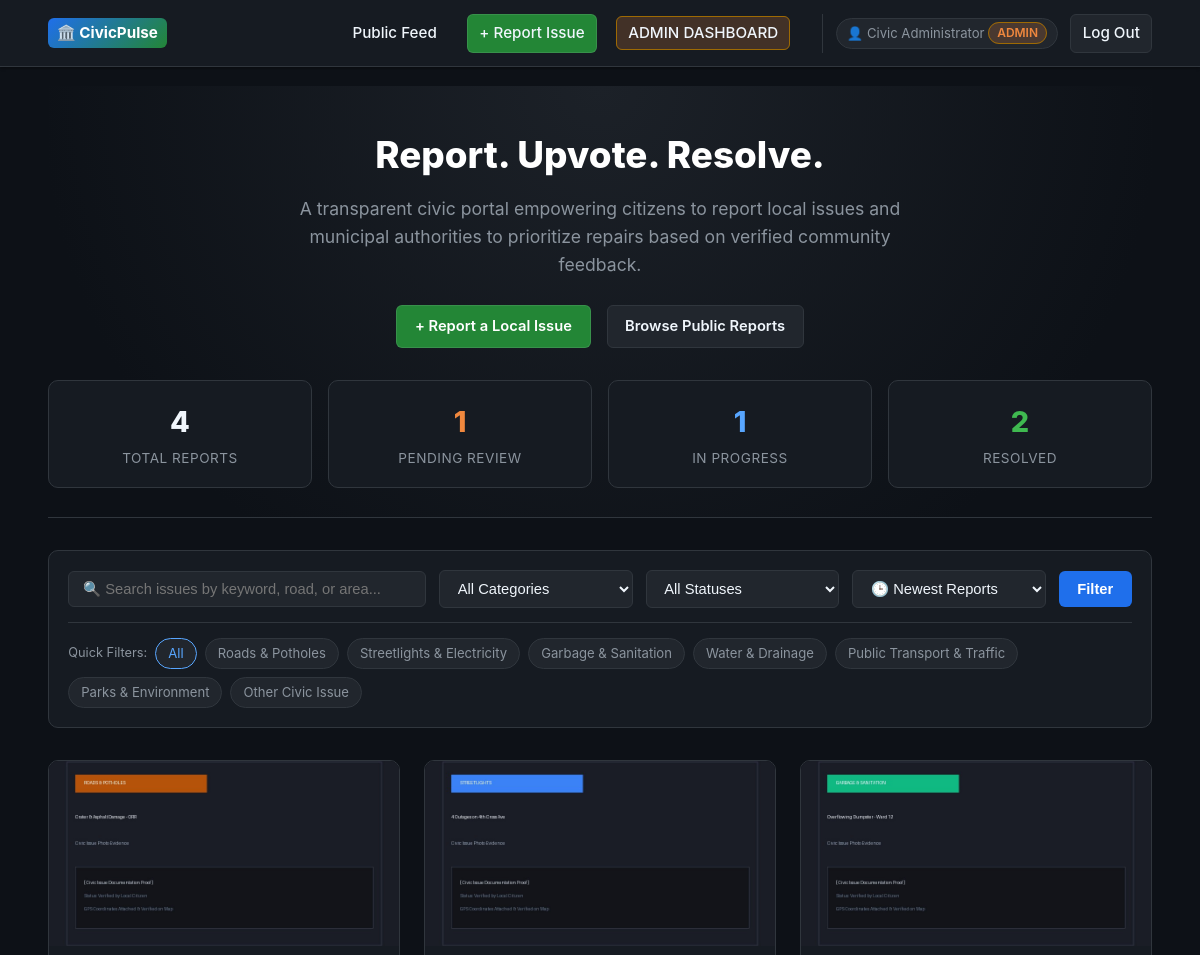
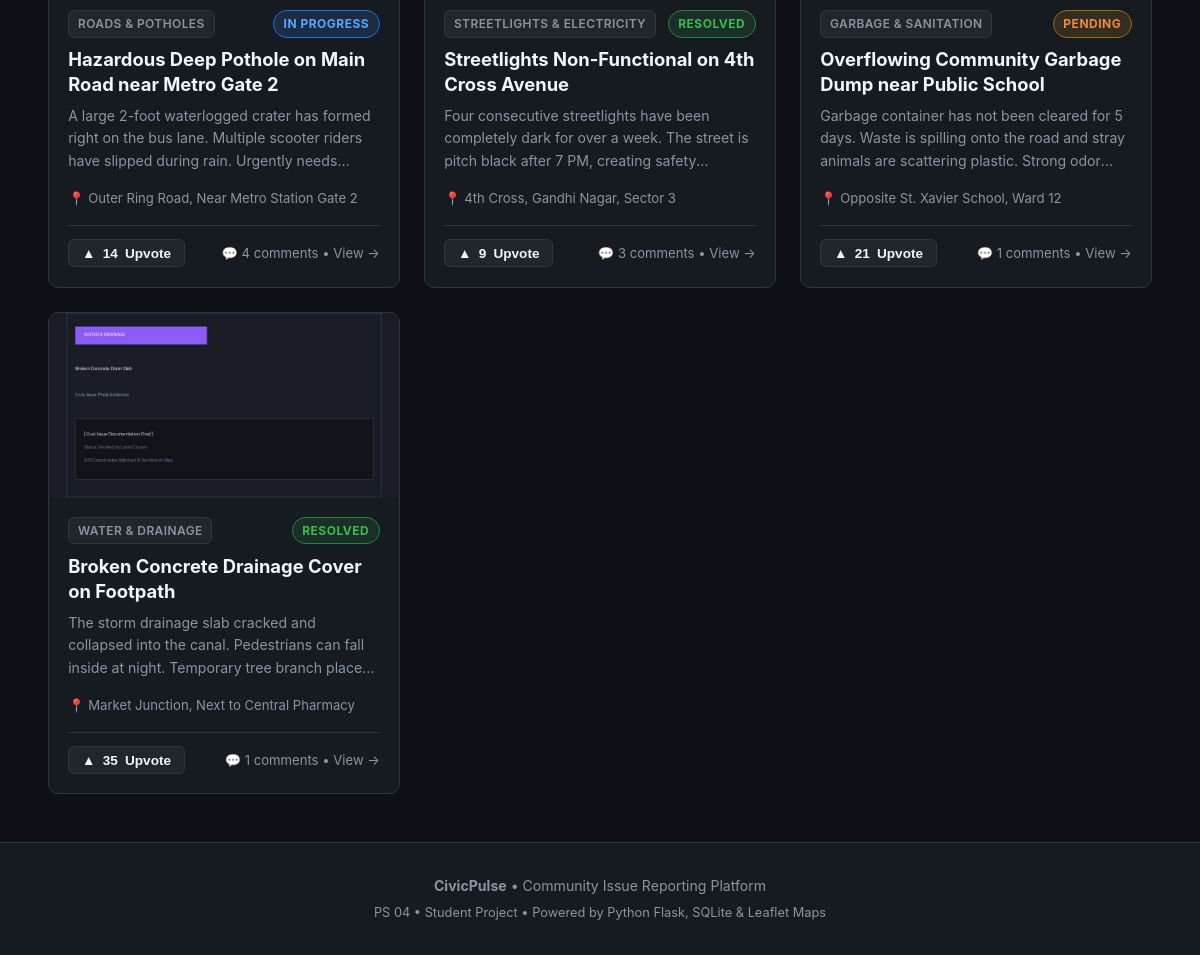
The page / (signed in) on the database its author committed (2 pictures, top to bottom).
### tables this page shows
CREATE TABLE issues (
        id INTEGER PRIMARY KEY AUTOINCREMENT,
        title TEXT NOT NULL,
        description TEXT NOT NULL,
        category TEXT NOT NULL,
        location TEXT NOT NULL,
        latitude REAL,
        longitude REAL,
        image_filename TEXT,
        status TEXT NOT NULL DEFAULT 'Pending', -- 'Pending', 'In Progress', 'Resolved'
        upvotes INTEGER NOT NULL DEFAULT 0,
        user_id INTEGER NOT NULL,
        created_at TIMESTAMP DEFAULT CURRENT_TIMESTAMP,
        FOREIGN KEY (user_id) REFERENCES users (id) ON DELETE CASCADE
    );

### app.py (the view)
@app.route("/")
def index():
    category_filter = request.args.get("category", "").strip()
    sort_by = request.args.get("sort", "recent")  # 'recent' or 'upvotes'
    search_query = request.args.get("q", "").strip()
    status_filter = request.args.get("status", "").strip()
    conn = get_db()
    cursor = conn.cursor()
    query = """
        SELECT issues.*, users.full_name AS reporter_name,
               (SELECT COUNT(*) FROM comments WHERE comments.issue_id = issues.id) AS comment_count
        FROM issues
        JOIN users ON issues.user_id = users.id
        WHERE 1=1
    """
    params = []
    if category_filter:
        query += " AND issues.category = ?"
        params.append(category_filter)
    if status_filter:
        query += " AND issues.status = ?"
        params.append(status_filter)
    if search_query:
        query += " AND (issues.title LIKE ? OR issues.description LIKE ? OR issues.location LIKE ?)"
        like_pattern = f"%{search_query}%"
        params.extend([like_pattern, like_pattern, like_pattern])
    if sort_by == "upvotes":
        query += " ORDER BY issues.upvotes DESC, issues.created_at DESC"
    else:
        query += " ORDER BY issues.created_at DESC"
    cursor.execute(query, params)
    issues = cursor.fetchall()
    cursor.execute("SELECT COUNT(*) FROM issues")
    total_issues = cursor.fetchone()[0]
    cursor.execute("SELECT COUNT(*) FROM issues WHERE status = 'Pending'")
    pending_count = cursor.fetchone()[0]
    cursor.execute("SELECT COUNT(*) FROM issues WHERE status = 'In Progress'")
    in_progress_count = cursor.fetchone()[0]
    cursor.execute("SELECT COUNT(*) FROM issues WHERE status = 'Resolved'")
    resolved_count = cursor.fetchone()[0]
    user_upvoted_ids = set()
    if "user_id" in session:
        cursor.execute("SELECT issue_id FROM upvotes WHERE user_id = ?", (session["user_id"],))
        user_upvoted_ids = {row["issue_id"] for row in cursor.fetchall()}
    conn.close()
    return render_template(
        "index.html",
        issues=issues,
        category_filter=category_filter,
        sort_by=sort_by,
        search_query=search_query,
        status_filter=status_filter,
        total_issues=total_issues,
        pending_count=pending_count,
        in_progress_count=in_progress_count,
        resolved_count=resolved_count,
        user_upvoted_ids=user_upvoted_ids
    )

### app.py (called while the page is built)
@app.context_processor
def inject_globals():
    return {
        "CATEGORIES": CATEGORIES,
        "STATUS_CHOICES": STATUS_CHOICES,
        "is_logged_in": "user_id" in session,
        "current_username": session.get("username"),
        "current_fullname": session.get("full_name"),
        "current_role": session.get("role")
    }

### database.py (called while the page is built)
def get_db():
    conn = sqlite3.connect(DB_NAME)
    conn.row_factory = sqlite3.Row  # Access columns by name like dict: row['title']
    conn.execute("PRAGMA foreign_keys = ON")
    return conn

### templates/index.html (shortened to what this page needs)
{% extends "base.html" %}
{% block content %}
  <section class="hero-section">
    <h1 class="hero-title">Report. Upvote. Resolve.</h1>
    <p class="hero-subtitle">
      A transparent civic portal empowering citizens to report local issues and municipal authorities to prioritize repairs based on verified community feedback.
    </p>
    <div class="hero-actions">
      <a href="{{ url_for('report_issue') }}" class="btn btn-primary">+ Report a Local Issue</a>
      <a href="#feed" class="btn btn-secondary">Browse Public Reports</a>
    </div>
    <div class="stats-grid">
      <div class="stat-card">
        <div class="stat-value">{{ total_issues }}</div>
        <div class="stat-label">Total Reports</div>
      </div>
      <div class="stat-card">
        <div class="stat-value" style="color: var(--status-pending-text);">{{ pending_count }}</div>
        <div class="stat-label">Pending Review</div>
      </div>
      <div class="stat-card">
        <div class="stat-value" style="color: var(--status-progress-text);">{{ in_progress_count }}</div>
        <div class="stat-label">In Progress</div>
      </div>
      <div class="stat-card">
        <div class="stat-value" style="color: var(--status-resolved-text);">{{ resolved_count }}</div>
        <div class="stat-label">Resolved</div>
      </div>
    </div>
  </section>
  <section id="feed" class="feed-controls">
    <form method="GET" action="{{ url_for('index') }}" class="filter-form">
      <input
        type="text"
        name="q"
        class="form-control search-input"
        placeholder="🔍 Search issues by keyword, road, or area..."
        value="{{ search_query }}"
      >
      <select name="category" class="form-control">
        <option value="">All Categories</option>
      </select>
      <select name="status" class="form-control">
        <option value="">All Statuses</option>
      </select>
      <select name="sort" class="form-control">
        <option value="recent" {% if sort_by == 'recent' %}selected{% endif %}>🕒 Newest Reports</option>
      </select>
      <button type="submit" class="btn btn-accent">Filter</button>
    </form>
    <div class="category-chips">
      <span style="font-size: 0.8rem; color: var(--text-muted); align-self: center;">Quick Filters:</span>
      <a href="{{ url_for('index', sort=sort_by) }}" class="chip {% if not category_filter %}active{% endif %}">All</a>
      {% for cat in CATEGORIES %}
        <a href="{{ url_for('index', category=cat, sort=sort_by) }}" class="chip {% if category_filter == cat %}active{% endif %}">
          {{ cat }}
        </a>
      {% endfor %}
    </div>
  </section>
  <section class="issues-grid">
    {% if issues %}
      {% for issue in issues %}
        <article class="issue-card">
          <div class="card-image-wrap">
            {% if issue.image_filename %}
              <img
                src="{{ url_for('static', filename='uploads/' + issue.image_filename) }}"
                alt="{{ issue.title }}"
                class="card-image"
                loading="lazy"
              >
            {% else %}
              <div style="display: flex; align-items: center; justify-content: center; height: 100%; color: var(--text-muted); font-size: 0.85rem; background: #161a22;">
                📷 No photo attached
              </div>
            {% endif %}
          </div>
          <div class="card-body">
            <div class="card-meta">
              <span class="category-tag">{{ issue.category }}</span>
              <span class="status-badge
                {% if issue.status == 'Pending' %}status-pending
                {% elif issue.status == 'In Progress' %}status-in-progress
                {% elif issue.status == 'Resolved' %}status-resolved
                {% endif %}">
                {{ issue.status }}
              </span>
            </div>
            <h3 class="card-title">
              <a href="{{ url_for('issue_detail', issue_id=issue.id) }}">{{ issue.title }}</a>
            </h3>
            <p class="card-desc">{{ issue.description }}</p>
            <div class="card-location">
              <span>📍 {{ issue.location }}</span>
            </div>
            <div class="card-footer">
              <form action="{{ url_for('upvote_issue', issue_id=issue.id) }}" method="POST" style="margin: 0;">
                <button
                  type="submit"
                  class="upvote-btn {% if issue.id in user_upvoted_ids %}has-voted{% endif %}"
                  title="Endorse this issue to increase municipal priority"
                >
                  ▲ <strong>{{ issue.upvotes }}</strong>
                  {% if issue.id in user_upvoted_ids %}
                    <span>(Upvoted)</span>
                  {% else %}
                    <span>Upvote</span>
                  {% endif %}
                </button>
              </form>
              <a href="{{ url_for('issue_detail', issue_id=issue.id) }}" class="comment-count-badge">
                💬 {{ issue.comment_count }} comments &bull; View &rarr;
              </a>
            </div>
          </div>
        </article>
      {% endfor %}
    {% endif %}
  </section>
{% endblock %}

### rows shown on the page
issues: image_filename (picture), category "ROADS & POTHOLES", status "IN PROGRESS", title "Hazardous Deep Pothole on Main Road near Metro Gate 2", description "A large 2-foot waterlogged crater has formed right on the bus lane. Multiple scooter riders have slipped during rain. Urgently…", location "Outer Ring Road, Near Metro Station Gate 2", upvotes "14", shows "Upvote", comment_count "4"
issues: image_filename (picture), category "STREETLIGHTS & ELECTRICITY", status "RESOLVED", title "Streetlights Non-Functional on 4th Cross Avenue", description "Four consecutive streetlights have been completely dark for over a week. The street is pitch black after 7 PM, creating…", location "4th Cross, Gandhi Nagar, Sector 3", upvotes "9", shows "Upvote", comment_count "3"
issues: image_filename (picture), category "GARBAGE & SANITATION", status "PENDING", title "Overflowing Community Garbage Dump near Public School", description "Garbage container has not been cleared for 5 days. Waste is spilling onto the road and stray animals are scattering plastic. Strong…", location "Opposite St. Xavier School, Ward 12", upvotes "21", shows "Upvote", comment_count "1"
issues: image_filename (picture), category "WATER & DRAINAGE", status "RESOLVED", title "Broken Concrete Drainage Cover on Footpath", description "The storm drainage slab cracked and collapsed into the canal. Pedestrians can fall inside at night. Temporary tree branch…", location "Market Junction, Next to Central Pharmacy", upvotes "35", shows "Upvote", comment_count "1"

### other values the page prints
{{ current_fullname }} "Civic Administrator"
{{ total_issues }} "4"
{{ pending_count }} "1"
{{ in_progress_count }} "1"
{{ resolved_count }} "2"
{{ cat }} "Roads & Potholes" "Streetlights & Electricity" "Garbage & Sanitation" "Water & Drainage" "Public Transport & Traffic" "Parks & Environment" "Other Civic Issue"
